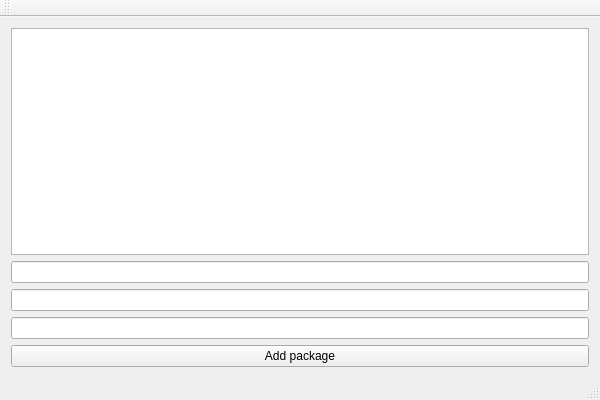
<?xml version="1.0" encoding="UTF-8"?>
<ui version="4.0">
 <class>couriercompanyClass</class>
 <widget class="QMainWindow" name="couriercompanyClass">
  <property name="geometry">
   <rect>
    <x>0</x>
    <y>0</y>
    <width>600</width>
    <height>400</height>
   </rect>
  </property>
  <property name="windowTitle">
   <string>couriercompany</string>
  </property>
  <widget class="QWidget" name="centralWidget">
   <layout class="QVBoxLayout" name="verticalLayout">
    <item>
     <widget class="QListWidget" name="listWidget"/>
    </item>
    <item>
     <widget class="QLineEdit" name="lineEdit"/>
    </item>
    <item>
     <widget class="QLineEdit" name="lineEdit_2"/>
    </item>
    <item>
     <widget class="QLineEdit" name="lineEdit_3"/>
    </item>
    <item>
     <widget class="QPushButton" name="pushButton">
      <property name="text">
       <string>Add package</string>
      </property>
     </widget>
    </item>
   </layout>
  </widget>
  <widget class="QMenuBar" name="menuBar">
   <property name="geometry">
    <rect>
     <x>0</x>
     <y>0</y>
     <width>600</width>
     <height>22</height>
    </rect>
   </property>
  </widget>
  <widget class="QToolBar" name="mainToolBar">
   <attribute name="toolBarArea">
    <enum>TopToolBarArea</enum>
   </attribute>
   <attribute name="toolBarBreak">
    <bool>false</bool>
   </attribute>
  </widget>
  <widget class="QStatusBar" name="statusBar"/>
 </widget>
 <layoutdefault spacing="6" margin="11"/>
 <resources/>
 <connections/>
</ui>
